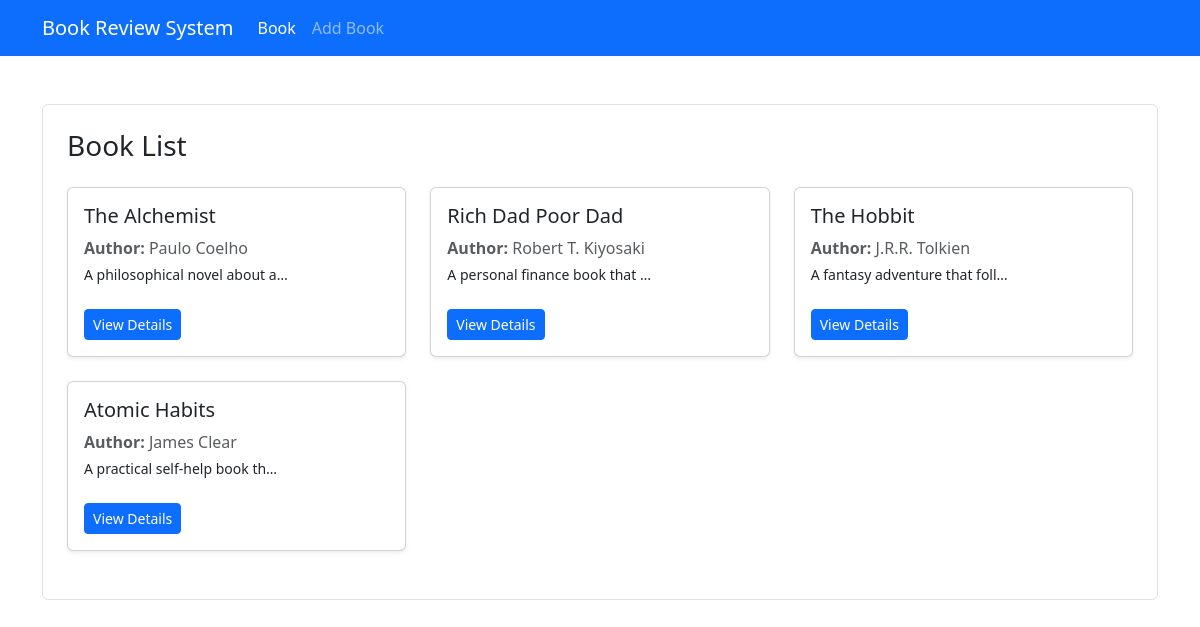
The page / on the database its author committed.
### book/models.py (models this page shows, shortened)
class Book(models.Model):
    GENRE_CHOICES = (
        ('fiction', 'Fiction'),
        ('non_fiction', 'Non-Fiction'),
        ('science', 'Science'),
        ('technology', 'Technology'),
        ('history', 'History'),
        ('other','Other')
    )
    title = models.CharField(max_length=200)
    author = models.CharField(max_length=200)
    description = models.TextField()
    genre = models.CharField(max_length=20,choices=GENRE_CHOICES)
    isbn = models.CharField('ISBN',max_length=13,unique=True)
    publication_date = models.DateField()
    average_rating = models.DecimalField( max_digits=3,decimal_places=2,validators=[MinValueValidator(0),MaxValueValidator(5)],default=0)
    created_at = models.DateTimeField(auto_now_add=True)
    updated_at = models.DateTimeField(auto_now=True)

### book/views.py (the view)
# urls.py: path('',home,name='home'),
def home(request):
    li = Book.objects.all()
    return render(request, 'book/home.html', {'li': li})

### book/templates/book/home.html (shortened to what this page needs)
{% extends "book/base.html" %}
{% block content %}
<div class="container mt-5 border p-4 rounded">
    <h3 class="mb-4">Book List</h3>
    <div class="row">
        {% if li %}
            {% for book in li %}
            <div class="col-md-6 col-lg-4 mb-4">
                <div class="card shadow-sm h-100">
                    <div class="card-body">
                        <h5 class="card-title">
                            {{ book.title}}
                        </h5>
                        <p class="text-muted mb-1">
                            <strong>Author:</strong> {{ book.author }}
                        </p>
                        <p class="card-text small">
                            {{ book.description|truncatechars:30 }}
                        </p>
                        <a href="{% url 'book-detail' book.id %}"
                           class="btn btn-primary btn-sm mt-2">
                            View Details
                        </a>
                    </div>
                </div>
            </div>
            {% endfor %}
        {% else %}
            <div class="col-12 text-center">
                <h5>No Books Available</h5>
            </div>
        {% endif %}
    </div>
</div>
{% endblock content %}

### book/templates/book/base.html (shortened to what this page needs)
<!doctype html>
<html lang="en">
  <head>
    <link
      href="https://cdn.jsdelivr.net/npm/bootstrap@5.3.8/dist/css/bootstrap.min.css"
      rel="stylesheet"
    />
  </head>
  <body>
    <nav class="navbar navbar-expand-lg navbar-dark bg-primary mb-4">
      <div class="container">
        <a class="navbar-brand" href="">Book Review System</a>
        <div class="collapse navbar-collapse" id="navbarNav">
          <ul class="navbar-nav">
            <li class="nav-item">
              <a
                class="nav-link {% if request.path == '/' %}active text-white{% endif %}"
                href="/"
              >
                Book
              </a>
            </li>
            <li class="nav-item">
              <a
                class="nav-link {% if request.path == '/book/new/' %}active text-white{% endif %}"
                href="/book/new/"
              >
                Add Book
              </a>
            </li>
          </ul>
        </div>
      </div>
    </nav>
    <div class="container">{% block content %} {% endblock content %}</div>
  </body>
</html>

### rows shown on the page
Book: title "The Alchemist", author "Paulo Coelho", description "A philosophical novel about a…"
Book: title "Rich Dad Poor Dad", author "Robert T. Kiyosaki", description "A personal finance book that …"
Book: title "The Hobbit", author "J.R.R. Tolkien", description "A fantasy adventure that foll…"
Book: title "Atomic Habits", author "James Clear", description "A practical self-help book th…"
